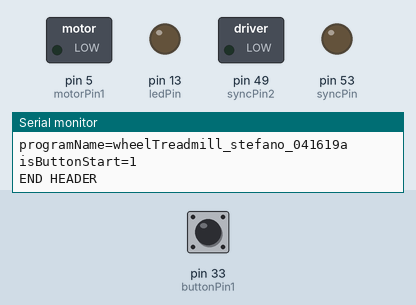
Simulated run of this sketch. Board: Arduino Mega 2560, built with avr-gcc and run on an emulated ATmega2560. Shown: switched loads named in the sketch (green lamp = pin HIGH), output pins drawn as LEDs (lit = HIGH), the last lines printed to the serial monitor. The inputs (shaded band) are chosen by the test bench; at power-on: pin 33 (buttonPin1) HIGH. Pins used as bus, display or sensor lines are not drawn.

Above: at 1.2 s.
1.3 s: pin 33 (buttonPin1) pulled LOW for 1 s
At 3.4 s:
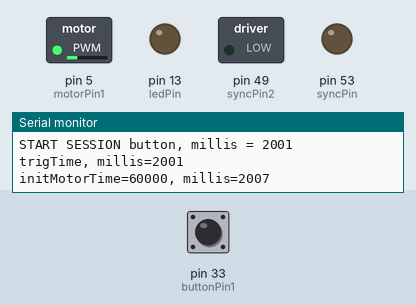
5.3 s: pin 33 (buttonPin1) pulled LOW for 0.15 s
At 5.6 s:
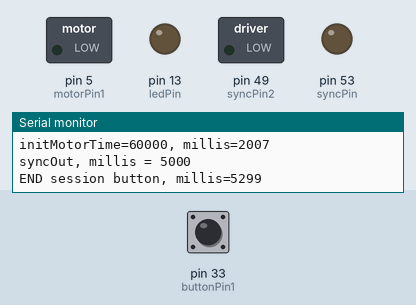
6.9 s: pin 33 (buttonPin1) pulled LOW for 3.2 s
At 8.6 s:
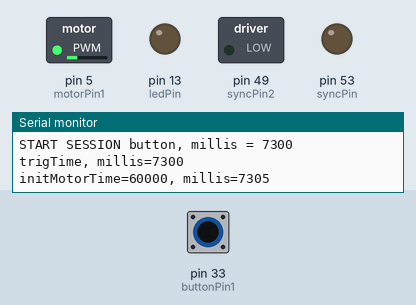
Timing chart, 0 to 10.8 s (numbered marks = the images above; inputs shaded):
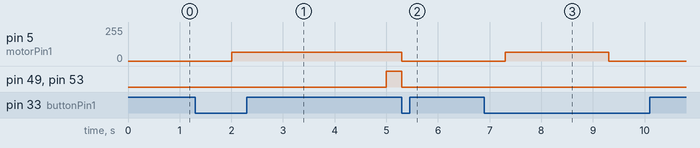

The sketch:

arduino_code.ino
```cpp
/*
- excerpted this from treadmill_hiddenRewMultTrigMPRrand_012219c.ino

- added array of motor speeds for alternating speed paradigm
- trig pin HIGH during session (started by button)
- sync signal, with LED output
ToDo:
- allow specification of accel/decel profiles
- for fiber runs, don't print pos until session started
- write processing script
- fix track length info
- update rotary encoder code for more frequent updates
- make arrays for motor duration and intervals (or random?)

Doric to be triggered by Arduino:
- Edit any other channel (all in sync) for trigger options --> Source = Digital IO | Ch1 & Mode = Triggered (Normal)
- set Doric Digital I/O Ch1 as treadmill trigger
- set Doric Digital I/O Ch2 as treadmill sync
- set Doric Digital I/O Ch3 as wheel sync
 */


/// VARIABLES TO CHANGE EXPERIMENT PARAMS
String programName = "wheelTreadmill_stefano_041619a";

int isButtonStart = 1;  // this means that prog doesn't print out position data until button is pressed
int useMotor = 1;
int trackLength = 2113; // Stefano: 2113 is the conversion from 900 clicks for 23 in (wheel). Lenght of the treadmill is about 54 in. 900/23x54=2113

int motorArr[] = {98, 122, 156, 190};  // motor speed from 0-255 (increase by 34)
int cycleLength = 5; // length of above array, the motor cycle length (how many of those speeds/array are covered in the protocol)

// motor params
int defMotorVal = 64; // default motor speed, 0-255
int motorVal = 64;
long initMotorTime = 60000; // init time at motor default speed
long motorDur = 60000;
long motorIntv = 60000; // length of motor interval 10000=10seconds (motor interval = each one of the array)

// sync pulse params
int syncDur = 500;  // duration of pulse
int syncIntv = 5000;  // interval of pulse train


// pins
int motorPin1 = 5;
int spkrPin = 47;
int ledPin = 13;

int buttonPin1 = 33;
int trigPin = 52;  // pin for triggering nVista imaging
int syncPin = 53; // pin for nVista sync
int syncPin2 = 49;  // LED for video sync

// times
long startTime = 0;
long endTime = 0;

//
int currPos = 0;
int prevPos = 0;
int dy = 0;
float vel = 0;


// rotary encoder serial input variables
char inMess;
char outMess;

String inputString = "";         // a string to hold incoming data
boolean stringComplete = false;  // whether the string is complete

int yInd = 0;
int mInd = 0;
String dyStr = "";
String msStr = "";
long dt = 0;
long reTime = 0;
long prevReTime = 0;
//int currPos = 0;

long motorStartTime = 0;
long lastMotorTime = 0;
int prevMotor = 0;
int motorCycle = 0;

long syncStartTime = 0;
long prevSyncTime = 0;
int prevSync = 0;
long lastSyncTime = 0;

int isCalibrated = 0;
//int trackLength = 900;

long buttonTime = 0;
long prevButtonTime = 0;
int startSession = 0;


// SETUP ///////////////////
void setup()
{
  // set up pins
  //pinMode(spkrPin, OUTPUT);
  pinMode(motorPin1, OUTPUT);
  pinMode(ledPin, OUTPUT);
  pinMode(buttonPin1, INPUT_PULLUP);
  pinMode(syncPin, OUTPUT);
  pinMode(trigPin, OUTPUT);
  pinMode(syncPin2, OUTPUT);

  // Open serial communications
  Serial.begin(38400);
  while (!Serial) {
    ; // wait for serial port to connect. Needed for Leonardo only
  }
  //Serial.println(programName);

  // set the data rate for the rotary encoder port
  // NOTE: must match the rate of the rotary encoder nano
  Serial3.begin(115200); //(19200);
  pinMode(15, INPUT); // was having problems and a link suggested this
  digitalWrite(15, HIGH);
  //Serial3.println("Hello, world?");// reserve 200 bytes for the inputString:
  inputString.reserve(200);

  // Now print out some header information with behavioral program parameters
  Serial.print("programName="); Serial.println(programName);
  Serial.print("isButtonStart=");
  Serial.println(isButtonStart);
  Serial.println("END HEADER");

  randomSeed(analogRead(A4));

  analogWrite(motorPin1, 0);

}  // end SETUP

// start LOOP  ///////////////////////////
void loop() // run over and over
{
    // read rotary encoder input
    serialEvent1(); //call the function

//    // print the string when a newline arrives:
//    if (stringComplete) {
//      //Serial.println(inputString);
//      updatePosition();  // update position and see if this is a reward zone
//
//      // clear the string:
//      inputString = "";
//      stringComplete = false;
//    }


    if (isButtonStart == 1) {
      checkButton();
    }
    if (startSession == 1) {
      if (useMotor==1 && (millis()-startTime>= initMotorTime)) {
        checkMotorState();
      }
      checkSyncState();
    }

}  // end LOOP


// SUBFUNCTIONS ////////////////////


// use rotary input to update position (and check if reward zone)
void updatePosition() {

    //prevPos = currPos;

    yInd = inputString.indexOf("dy"); // ind of "dy" in rotary encoder message
    mInd = inputString.indexOf("millis");

    dyStr = inputString.substring(yInd+4, mInd-3);
//    Serial.println(dyStr);
    dy = dyStr.toInt();
    //dy = -dy;  // 121416: reversing direction to match treadmill
    msStr = inputString.substring(mInd+8, inputString.length()-1);
    reTime = msStr.toInt();
    dt = reTime - prevReTime;
//    Serial.println(dt);
//    Serial.println(reTime);
//    Serial.println(dy);
    prevReTime = reTime;

    vel = float(dy)/float(dt)*1000;
    currPos = prevPos + dy;
    prevPos = currPos;

    if (startSession==1) {
      Serial.println("dy=" + String(dy) + ", millis=" + String(millis()));
      //Serial.println("currPos=" + String(currPos) + ", millis=" + String(millis()));
    }


      if (currPos >= trackLength){ // + 100) {
        prevPos = 0;
      }

}

////////////////////////////////////////////


/////////////////////////////////////
/* ROTARY ENCODER SERIAL INPUT
  SerialEvent occurs whenever a new data comes in the
 hardware serial RX.  This routine is run between each
 time loop() runs, so using delay inside loop can delay
 response.  Multiple bytes of data may be available.
 */
void serialEvent1() {
  while (Serial3.available()) {
    // get the new byte:
    char inChar = (char)Serial3.read();
    // add it to the inputString:
    inputString += inChar;
    // if the incoming character is a newline, set a flag
    // so the main loop can do something about it:
    if (inChar == '\n') {
      stringComplete = true;

      updatePosition();  // update position and see if this is a reward zone

      // clear the string:
      inputString = "";
      stringComplete = false;
    }
  }
}

////////////////////////////////////////

//////////////////////////////
void checkButton() {
  if (digitalRead(buttonPin1) == 0) {
    if (millis() - prevButtonTime > 2000) { // only check button again after few sec

      if (startSession == 0) {
        startSession = 1;
        startTime = millis();
        digitalWrite(trigPin, HIGH); // trig pin goes HIGH for duration of session
        Serial.print("START SESSION button, millis = ");
        Serial.println(startTime);
        Serial.print("trigTime, millis=");
        Serial.println(startTime);
        prevButtonTime = startTime;
        if (useMotor==1) {
          Serial.print("initMotorTime="); Serial.print(initMotorTime);
          Serial.print(", millis="); Serial.println(millis());
          analogWrite(motorPin1, defMotorVal);
        }

      }
      else {
        startSession = 0;
        endTime = millis();
        digitalWrite(trigPin, LOW);
        digitalWrite(syncPin, LOW);
        digitalWrite(syncPin2, LOW);
        analogWrite(motorPin1, 0);
        Serial.print("END session button, millis=");
        Serial.println(endTime);
        prevButtonTime = endTime;
      }
    }
  }
}

//////////////////////////////
void checkSyncState() {
  if (prevSync == 1 && millis()-syncStartTime>=syncDur) {
    digitalWrite(syncPin, LOW);
    digitalWrite(syncPin2, LOW);
    prevSync = 0;
  }
  else if (millis()- lastSyncTime >= syncIntv) {
    digitalWrite(syncPin, HIGH);
    digitalWrite(syncPin2, HIGH);
    syncStartTime = millis();
    Serial.print("syncOut, millis = ");
    Serial.println(syncStartTime);
    lastSyncTime = syncStartTime;
    prevSync = 1;
  }
}

//////////////////////////////
void checkMotorState() {
  if (prevMotor == 1 && millis()-motorStartTime>=motorDur) {
    Serial.print("motorVal=");
    Serial.print(defMotorVal);
    Serial.print(", millis = ");
    Serial.println(millis());
    analogWrite(motorPin1, defMotorVal);
    //analogWrite(motorPin2, defMotorVal);
    prevMotor = 0;
  }
  else if (millis()- lastMotorTime >= motorIntv) {
    motorCycle = motorCycle +1;
    motorVal = motorArr[motorCycle-1]; // choose appropriate motor speed
    analogWrite(motorPin1, motorVal);
    //analogWrite(motorPin2, motorVal);
    motorStartTime = millis();
    Serial.print("motorVal=");
    Serial.print(motorVal);
    Serial.print(", millis = ");
    Serial.println(motorStartTime);
    lastMotorTime = motorStartTime;
    prevMotor = 1;
    if (motorCycle==cycleLength) {motorCycle=0;}  // reset motor speed cycle
  }
}
```

Measured:
- after the input at 1.3 s, pin 5 (motorPin1): 0/255 → 64/255 after 0.71 s; pin 49 (syncPin2), pin 53 (syncPin): LOW → HIGH after 3.7 s
- after the input at 5.3 s, pin 5 (motorPin1): 64/255 → 0/255 at once
- after the input at 6.9 s, pin 5 (motorPin1): 0/255 → 64/255 after 0.41 s, → 0/255 2.0 s later
